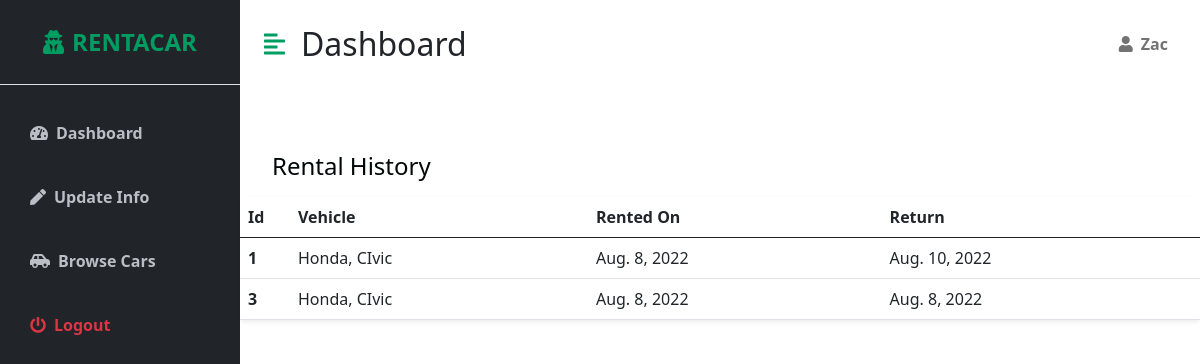
Before: /account/dashboard/ (signed in) with the older database file.
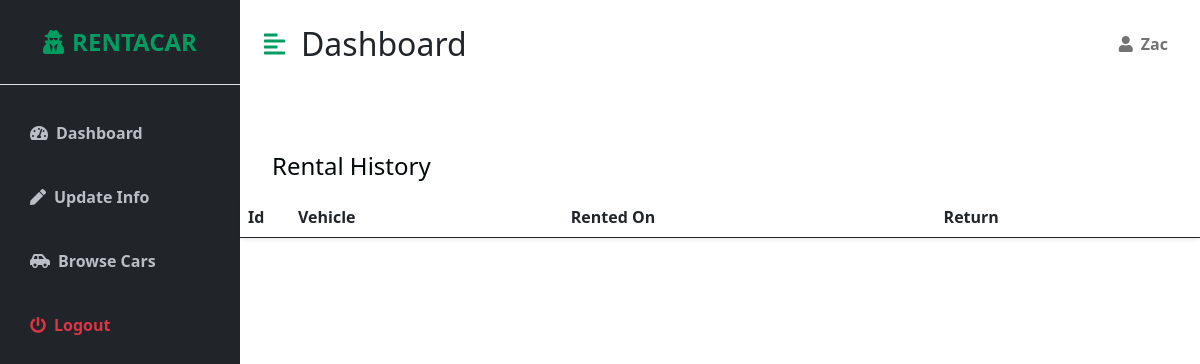
After: the same page with the newer database file.
### car/models.py (models this page shows, shortened)
class Reservation(models.Model):
    renter = models.ForeignKey(
        Account, on_delete=models.CASCADE, blank=False, null=False)
    vehicle = models.ForeignKey(Vehicle, on_delete=models.CASCADE, blank=True,
                                null=True)
    reservation_date = models.DateField(
        _("Reservation date"), default=datetime.date.today)
    return_date = models.DateField(
        _("Return date"), default=datetime.date.today)

class Vehicle(models.Model):
    make = models.CharField('Vehicle Make', max_length=50)
    mod = models.CharField('Vehicle Model', max_length=50)
    year = models.CharField('Vehicle Year', max_length=50)
    mile = models.CharField('Vehicle mile', max_length=50, default="")
    trans = models.CharField('Vehicle trans', max_length=50, default="")
    body = models.CharField('Vehicle type', max_length=50, default="")
    color = models.CharField('Vehicle color', max_length=50, default="")
    price = models.DecimalField(
        'Vehicle Price', max_digits=5, decimal_places=2)
    description = models.TextField(blank=True)
    image = models.ImageField(
        upload_to="images/", default="images/default.png")
    interiorImage = models.ImageField(
        upload_to="images/", default="images/default.png")
    secondaryImage = models.ImageField(
        upload_to="images/", default="images/default.png")
    slug = models.SlugField(max_length=255, default=0)

### account/views.py (the view)
# urls.py: path('dashboard/', views.dashboard, name='dashboard'),
def dashboard(request):
    if request.user.is_authenticated:
        user = request.user
        reservations = Reservation.objects.filter(renter_id=user.id)
        return render(request, 'dashboard/dashboard.html', {'user': user, 'reservations': reservations})
    else:
        return render(request, 'invalidpage.html')

### account/templates/dashboard/dashboard.html (shortened to what this page needs)
{% extends 'dashboard/dashboard_base.html'%}
{% block content %}
<div id="page-content-wrapper">
    <nav class="navbar navbar-expand-lg navbar-light bg-transparent py-4 px-4">
        <div class="d-flex align-items-center">
            <i class="fas fa-align-left primary-text fs-4 me-3" id="menu-toggle"></i>
            <h2 class="fs-2 m-0">Dashboard</h2>
        </div>
        <ul class="navbar-nav ms-auto mb-2 mb-lg-0">
            <li class="nav-item dropdown">
                <a class="nav-link   second-text fw-bold" href="#" id="navbarDropdown" role="button"
                    data-bs-toggle="dropdown" aria-expanded="false">
                    <i class="fas fa-user me-2"></i>{{ user.username }}
                </a>
            </li>
        </ul>
    </nav>
    <div class="row my-5">
        <h3 class="fs-4 mb-3">Rental History</h3>
        <div class="col">
            <table class="table bg-white rounded shadow-sm  table-hover">
                <thead>
                    <tr>
                        <th scope="col" width="50">Id</th>
                        <th scope="col">Vehicle</th>
                        <th scope="col">Rented On</th>
                        <th scope="col">Return</th>
                    </tr>
                </thead>
                <tbody>
                    <div>
                        {% for reservation in reservations %}
                        <tr>
                            <th scope="row">{{reservation.id}}</th>
                            <td>{{ reservation.vehicle.make }}, {{reservation.vehicle.mod}}</td>
                            <td>{{ reservation.reservation_date }}</td>
                            <td>{{ reservation.return_date }}</td>
                        </tr>
                        {% endfor %}
                    </div>
                </tbody>
            </table>
        </div>
        {% endblock %}

Changed rows visible on the page:
removed Reservation: id "1", vehicle.make "Honda", vehicle.mod "CIvic", reservation_date "Aug. 8, 2022", return_date "Aug. 10, 2022"
removed Reservation: id "3", vehicle.make "Honda", vehicle.mod "CIvic", reservation_date "Aug. 8, 2022", return_date "Aug. 8, 2022"
